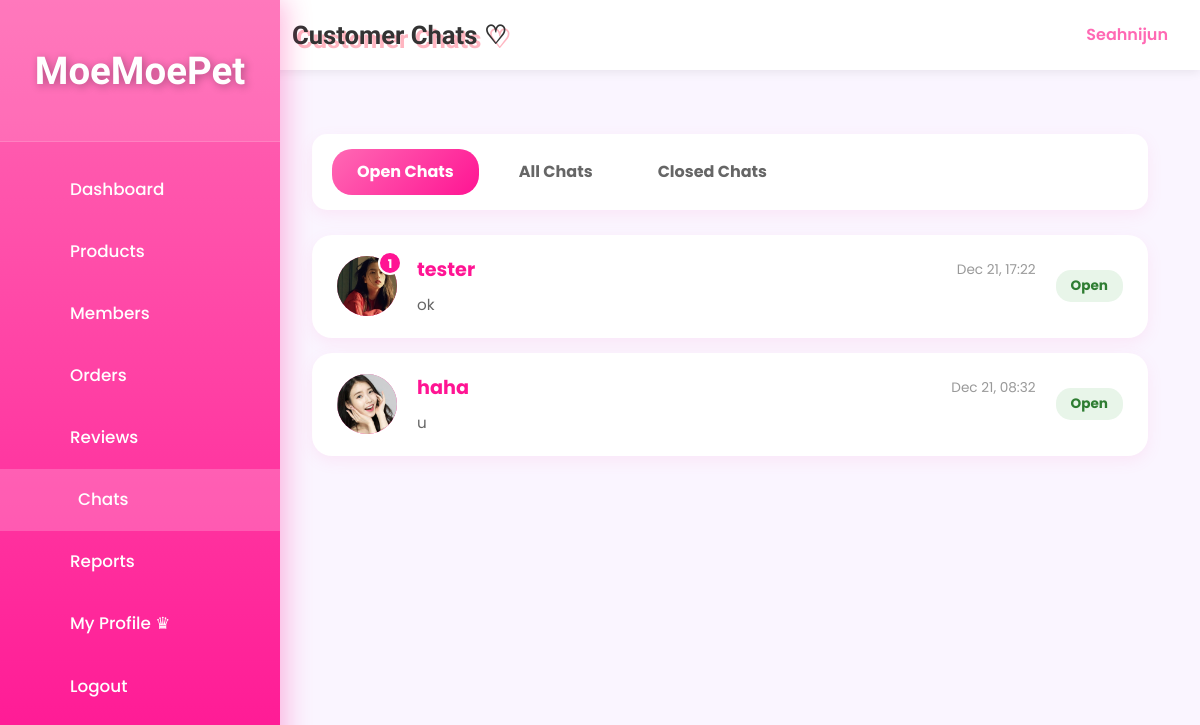
Page /admin/chat_list.php (signed in) on the earlier database version.
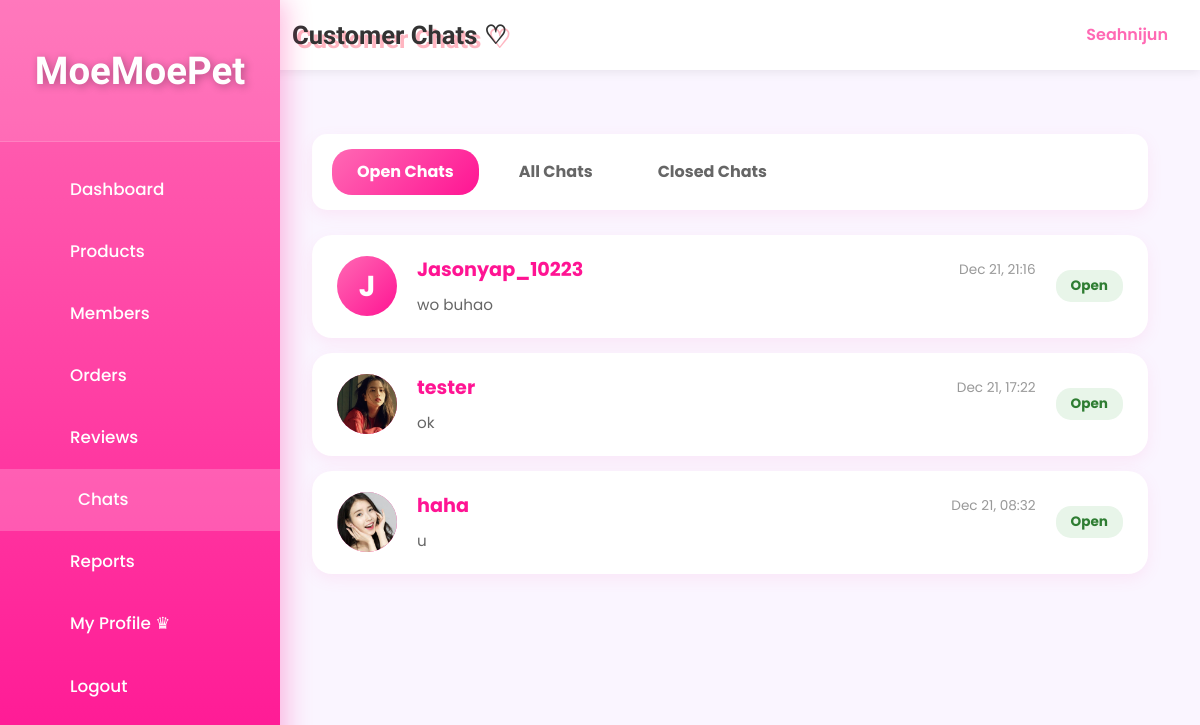
Same page on the later database version.
### tables this page shows
CREATE TABLE `chat_conversations` (
  `conversation_id` int(11) NOT NULL,
  `user_id` int(11) NOT NULL,
  `admin_id` int(11) DEFAULT NULL,
  `status` enum('open','closed') DEFAULT 'open',
  `created_at` datetime DEFAULT current_timestamp(),
  `updated_at` datetime DEFAULT current_timestamp() ON UPDATE current_timestamp()
);

CREATE TABLE `users` (
  `id` int(11) NOT NULL,
  `username` varchar(50) NOT NULL,
  `email` varchar(100) NOT NULL,
  `phone` varchar(20) NOT NULL,
  `home_address` varchar(255) NOT NULL,
  `password` varchar(255) NOT NULL,
  `reset_token` varchar(255) DEFAULT NULL,
  `reset_token_expiry` datetime DEFAULT NULL,
  `role` enum('member','admin') NOT NULL DEFAULT 'member',
  `created_at` datetime DEFAULT current_timestamp(),
  `profile_pic` varchar(255) DEFAULT NULL,
  `locked` tinyint(1) DEFAULT 0,
  `lock_reason` varchar(255) DEFAULT NULL,
  `locked_at` datetime DEFAULT NULL
);

### _base.php (called while the page is built, shortened)
<?php
function get($key, $value = null) {
    $value = $_GET[$key] ?? $value;
    return is_array($value) ? array_map('trim', $value) : trim($value);
}
function encode($value) {
    return htmlentities($value);
}
?>

### admin/chat_list.php (the view, shortened to what the changed rows need)
<?php
require '../_base.php';
$filter = get('filter', 'open');
$where = '1=1';
if ($filter === 'open') {
    $where = "c.status = 'open'";
} elseif ($filter === 'closed') {
    $where = "c.status = 'closed'";
}
$sql = "
    SELECT c.*, u.username, u.profile_pic,
           (SELECT COUNT(*) FROM chat_messages
            WHERE conversation_id = c.conversation_id
              AND sender_type = 'member'
              AND is_read = 0) as unread_count,
           (SELECT message FROM chat_messages
            WHERE conversation_id = c.conversation_id
            ORDER BY created_at DESC LIMIT 1) as last_message,
           (SELECT created_at FROM chat_messages
            WHERE conversation_id = c.conversation_id
            ORDER BY created_at DESC LIMIT 1) as last_message_time
    FROM chat_conversations c
    JOIN users u ON c.user_id = u.id
    WHERE $where
    ORDER BY c.updated_at DESC
";
$conversations = $_db->query($sql)->fetchAll();
?>
<!DOCTYPE html>
<html lang="en">
<head>
    <link rel="stylesheet" href="/css/app.css">
</head>
<body>
<div class="admin-layout">
    <aside class="admin-sidebar">
        <div class="logo"><h2>MoeMoePet</h2></div>
    </aside>
    <main class="admin-main">
        <header class="admin-header">
            <h1>Customer Chats ♡</h1>
        </header>
        <div class="chat-list-container">
            <?php if (empty($conversations)): ?>
                <div class="empty-state">
                    <div class="empty-state-icon">💬</div>
                    <p style="font-size: 1.2rem;">No conversations yet~</p>
                    <p>Customer chats will appear here ♡</p>
                </div>
            <?php else: ?>
                <?php foreach ($conversations as $conv): ?>
                    <a href="chat_admin.php?id=<?= $conv->conversation_id ?>" class="conversation-card">
                        <div class="conversation-avatar">
                            <?php if ($conv->profile_pic && file_exists('../' . $conv->profile_pic)): ?>
                                <img src="/<?= encode($conv->profile_pic) ?>" alt="<?= encode($conv->username) ?>">
                            <?php else: ?>
                                <?= strtoupper(substr($conv->username, 0, 1)) ?>
                            <?php endif; ?>
                            <?php if ($conv->unread_count > 0): ?>
                                <span class="unread-badge"><?= $conv->unread_count ?></span>
                            <?php endif; ?>
                        </div>
                        <div class="conversation-info">
                            <div class="conversation-header">
                                <span class="conversation-name"><?= encode($conv->username) ?></span>
                                <span class="conversation-time">
                                    <?= $conv->last_message_time ? date('M d, H:i', strtotime($conv->last_message_time)) : date('M d, H:i', strtotime($conv->created_at)) ?>
                                </span>
                            </div>
                            <div class="conversation-last-message">
                                <?= $conv->last_message ? encode($conv->last_message) : 'No messages yet' ?>
                            </div>
                        </div>
                        <span class="conversation-status status-<?= $conv->status ?>">
                            <?= ucfirst($conv->status) ?>
                        </span>
                    </a>
                <?php endforeach; ?>
            <?php endif; ?>
        </div>
    </main>
</div>
</body>
</html>

Differences in the rows shown:
added chat_conversations: user.username "J", user.username "Jasonyap_10223", last_message_time "Dec 21, 21:16", last_message "wo buhao", status "Open"
shown differently, row unchanged: chat_conversations "tester": unread_count "1" → (not shown)
